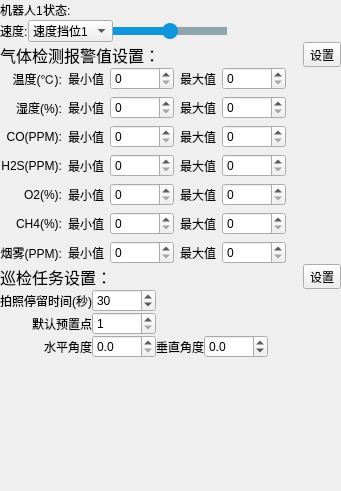
  <widget class="QWidget" name="widgetConfig" native="true">
   <property name="geometry">
    <rect>
     <x>640</x>
     <y>0</y>
     <width>341</width>
     <height>491</height>
    </rect>
   </property>
   <property name="maximumSize">
    <size>
     <width>360</width>
     <height>16777215</height>
    </size>
   </property>
   <property name="styleSheet">
    <string notr="true">QSpinBox::down-button {
subcontrol-origin: border;
subcontrol-position: left;
width: 16px;
height: 16px;
border-image: url(:/asset/HomeWindow/Speed_Sub.svg);
border-width: 1px;
}
QSpinBox::up-button {
subcontrol-origin: border;
subcontrol-position: right;
width: 16px;
height: 16px;
border-image: url(:/asset/HomeWindow/Speed_Add.svg);
border-width: 1px;
}

QDoubleSpinBox::down-button {
subcontrol-origin: border;
subcontrol-position: left;
width: 16px;
height: 16px;
border-image: url(:/asset/HomeWindow/Speed_Sub.svg);
border-width: 1px;
}
QDoubleSpinBox::up-button {
subcontrol-origin: border;
subcontrol-position: right;
width: 16px;
height: 16px;
border-image: url(:/asset/HomeWindow/Speed_Add.svg);
border-width: 1px;
}</string>
   </property>
   <layout class="QVBoxLayout" name="verticalLayout_4">
    <property name="spacing">
     <number>0</number>
    </property>
    <property name="leftMargin">
     <number>0</number>
    </property>
    <property name="topMargin">
     <number>0</number>
    </property>
    <property name="rightMargin">
     <number>0</number>
    </property>
    <property name="bottomMargin">
     <number>0</number>
    </property>
    <item>
     <layout class="QHBoxLayout" name="horizontalLayout_5">
      <item>
       <widget class="QLabel" name="label_robot_name">
        <property name="text">
         <string>机器人1</string>
        </property>
       </widget>
      </item>
      <item>
       <widget class="QLabel" name="label_robot_state">
        <property name="text">
         <string>状态:</string>
        </property>
       </widget>
      </item>
      <item>
       <spacer name="horizontalSpacer_4">
        <property name="orientation">
         <enum>Qt::Horizontal</enum>
        </property>
        <property name="sizeHint" stdset="0">
         <size>
          <width>40</width>
          <height>20</height>
         </size>
        </property>
       </spacer>
      </item>
     </layout>
    </item>
    <item>
     <layout class="QHBoxLayout" name="horizontalLayout_17" stretch="0,0,0,0">
      <item>
       <widget class="QLabel" name="label_robot_state_3">
        <property name="text">
         <string>速度:</string>
        </property>
       </widget>
      </item>
      <item>
       <widget class="QComboBox" name="comboBox_robot_speed">
        <item>
         <property name="text">
          <string>速度挡位1</string>
         </property>
        </item>
        <item>
         <property name="text">
          <string>速度挡位2</string>
         </property>
        </item>
        <item>
         <property name="text">
          <string>速度挡位3</string>
         </property>
        </item>
        <item>
         <property name="text">
          <string>速度挡位4</string>
         </property>
        </item>
        <item>
         <property name="text">
          <string>速度挡位5</string>
         </property>
        </item>
       </widget>
      </item>
      <item>
       <widget class="QSlider" name="horizontalSlider_robot_speed">
        <property name="sizePolicy">
         <sizepolicy hsizetype="Expanding" vsizetype="Preferred">
          <horstretch>0</horstretch>
          <verstretch>0</verstretch>
         </sizepolicy>
        </property>
        <property name="styleSheet">
         <string notr="true">QSlider::groove:horizontal {
	height: 8px;
	background-color: transparent;
}

QSlider::handle:horizontal {
	width: 16px;
	height: 16px;
	margin: -4px 0;
	border-radius: 8px;
	background-color: #1296db;
}

QSlider::handle:horizontal:hover {
	background-color: red;
}

QSlider::add-page:horizontal {
	background: rgb(144, 164, 174);
}

QSlider::sub-page:horizontal {
    background:#1296db;
}</string>
        </property>
        <property name="minimum">
         <number>0</number>
        </property>
        <property name="maximum">
         <number>4</number>
        </property>
        <property name="pageStep">
         <number>1</number>
        </property>
        <property name="value">
         <number>2</number>
        </property>
        <property name="orientation">
         <enum>Qt::Horizontal</enum>
        </property>
       </widget>
      </item>
      <item>
       <spacer name="horizontalSpacer_6">
        <property name="orientation">
         <enum>Qt::Horizontal</enum>
        </property>
        <property name="sizeHint" stdset="0">
         <size>
          <width>40</width>
          <height>20</height>
         </size>
        </property>
       </spacer>
      </item>
     </layout>
    </item>
    <item>
     <layout class="QHBoxLayout" name="horizontalLayout_6">
      <item>
       <widget class="QLabel" name="label_robot_state_2">
        <property name="font">
         <font>
          <pointsize>12</pointsize>
         </font>
        </property>
        <property name="text">
         <string>气体检测报警值设置：</string>
        </property>
       </widget>
      </item>
      <item>
       <spacer name="horizontalSpacer_16">
        <property name="orientation">
         <enum>Qt::Horizontal</enum>
        </property>
        <property name="sizeHint" stdset="0">
         <size>
          <width>40</width>
          <height>20</height>
         </size>
        </property>
       </spacer>
      </item>
      <item>
       <widget class="QToolButton" name="toolButton__gas_alarm_set">
        <property name="sizePolicy">
         <sizepolicy hsizetype="Preferred" vsizetype="Preferred">
          <horstretch>0</horstretch>
          <verstretch>0</verstretch>
         </sizepolicy>
        </property>
        <property name="text">
         <string>设置</string>
        </property>
       </widget>
      </item>
     </layout>
    </item>
    <item>
     <widget class="QWidget" name="widget_gas_alarm_setting" native="true">
      <property name="styleSheet">
       <string notr="true"/>
      </property>
      <layout class="QGridLayout" name="gridLayout">
       <property name="leftMargin">
        <number>0</number>
       </property>
       <property name="topMargin">
        <number>0</number>
       </property>
       <property name="rightMargin">
        <number>0</number>
       </property>
       <property name="bottomMargin">
        <number>0</number>
       </property>
       <item row="1" column="4">
        <widget class="QSpinBox" name="spinBox_robot_humidity_set_max"/>
       </item>
       <item row="2" column="1">
        <widget class="QLabel" name="label_robot_CO_set_min">
         <property name="text">
          <string>最小值</string>
         </property>
        </widget>
       </item>
       <item row="6" column="0">
        <widget class="QLabel" name="label_robot_CH4_set">
         <property name="text">
          <string>CH4(%):</string>
         </property>
         <property name="alignment">
          <set>Qt::AlignRight|Qt::AlignTrailing|Qt::AlignVCenter</set>
         </property>
        </widget>
       </item>
       <item row="5" column="1">
        <widget class="QLabel" name="label_robot_O2_set_min">
         <property name="text">
          <string>最小值</string>
         </property>
        </widget>
       </item>
       <item row="6" column="1">
        <widget class="QLabel" name="label_robot_CH4_set_min">
         <property name="text">
          <string>最小值</string>
         </property>
        </widget>
       </item>
       <item row="0" column="0">
        <widget class="QLabel" name="label_robot_temperature_set">
         <property name="text">
          <string>温度(℃):</string>
         </property>
         <property name="alignment">
          <set>Qt::AlignRight|Qt::AlignTrailing|Qt::AlignVCenter</set>
         </property>
        </widget>
       </item>
       <item row="0" column="5">
        <spacer name="horizontalSpacer_5">
         <property name="orientation">
          <enum>Qt::Horizontal</enum>
         </property>
         <property name="sizeHint" stdset="0">
          <size>
           <width>40</width>
           <height>20</height>
          </size>
         </property>
        </spacer>
       </item>
       <item row="0" column="2">
        <widget class="QSpinBox" name="spinBox_robot_temperature_set_min">
         <property name="minimumSize">
          <size>
           <width>64</width>
           <height>0</height>
          </size>
         </property>
        </widget>
       </item>
       <item row="7" column="1">
        <widget class="QLabel" name="label_robot_smoke_set_min">
         <property name="text">
          <string>最小值</string>
         </property>
        </widget>
       </item>
       <item row="5" column="2">
        <widget class="QSpinBox" name="spinBox_robot_O2_set_min"/>
       </item>
       <item row="1" column="2">
        <widget class="QSpinBox" name="spinBox_robot_humidity_set_min"/>
       </item>
       <item row="0" column="1">
        <widget class="QLabel" name="label_robot_temperature_set_min">
         <property name="text">
          <string>最小值</string>
         </property>
        </widget>
       </item>
       <item row="6" column="2">
        <widget class="QSpinBox" name="spinBox_robot_CH4_set_min"/>
       </item>
       <item row="0" column="3">
        <widget class="QLabel" name="label_robot_temperature_set_max">
         <property name="text">
          <string>最大值</string>
         </property>
        </widget>
       </item>
       <item row="2" column="2">
        <widget class="QSpinBox" name="spinBox_robot_CO_set_min"/>
       </item>
       <item row="1" column="3">
        <widget class="QLabel" name="label_robot_humidity_set_max">
         <property name="text">
          <string>最大值</string>
         </property>
        </widget>
       </item>
       <item row="4" column="1">
        <widget class="QLabel" name="label_robot_H2S_set_min">
         <property name="text">
          <string>最小值</string>
         </property>
        </widget>
       </item>
       <item row="2" column="5">
        <spacer name="horizontalSpacer_14">
         <property name="orientation">
          <enum>Qt::Horizontal</enum>
         </property>
         <property name="sizeHint" stdset="0">
          <size>
           <width>40</width>
           <height>20</height>
          </size>
         </property>
        </spacer>
       </item>
       <item row="2" column="4">
        <widget class="QSpinBox" name="spinBox_robot_CO_set_max"/>
       </item>
       <item row="1" column="0">
        <widget class="QLabel" name="label_robot_humidity_set">
         <property name="text">
          <string>湿度(%):</string>
         </property>
         <property name="alignment">
          <set>Qt::AlignRight|Qt::AlignTrailing|Qt::AlignVCenter</set>
         </property>
        </widget>
       </item>
       <item row="5" column="0">
        <widget class="QLabel" name="label_robot_O2_set">
         <property name="text">
          <string>O2(%):</string>
         </property>
         <property name="alignment">
          <set>Qt::AlignRight|Qt::AlignTrailing|Qt::AlignVCenter</set>
         </property>
        </widget>
       </item>
       <item row="4" column="2">
        <widget class="QSpinBox" name="spinBox_robot_H2S_set_min"/>
       </item>
       <item row="2" column="3">
        <widget class="QLabel" name="label_robot_CO_set_max">
         <property name="text">
          <string>最大值</string>
         </property>
        </widget>
       </item>
       <item row="1" column="5">
        <spacer name="horizontalSpacer_7">
         <property name="orientation">
          <enum>Qt::Horizontal</enum>
         </property>
         <property name="sizeHint" stdset="0">
          <size>
           <width>40</width>
           <height>20</height>
          </size>
         </property>
        </spacer>
       </item>
       <item row="0" column="4">
        <widget class="QSpinBox" name="spinBox_robot_temperature_set_max">
         <property name="minimumSize">
          <size>
           <width>64</width>
           <height>0</height>
          </size>
         </property>
        </widget>
       </item>
       <item row="4" column="0">
        <widget class="QLabel" name="label_robot_H2S_set">
         <property name="text">
          <string>H2S(PPM):</string>
         </property>
         <property name="alignment">
          <set>Qt::AlignRight|Qt::AlignTrailing|Qt::AlignVCenter</set>
         </property>
        </widget>
       </item>
       <item row="1" column="1">
        <widget class="QLabel" name="label_robot_humidity_set_min">
         <property name="text">
          <string>最小值</string>
         </property>
        </widget>
       </item>
       <item row="2" column="0">
        <widget class="QLabel" name="label_robot_CO_set">
         <property name="text">
          <string>CO(PPM):</string>
         </property>
         <property name="alignment">
          <set>Qt::AlignRight|Qt::AlignTrailing|Qt::AlignVCenter</set>
         </property>
        </widget>
       </item>
       <item row="7" column="0">
        <widget class="QLabel" name="label_robot_smoke_set">
         <property name="text">
          <string>烟雾(PPM):</string>
         </property>
         <property name="alignment">
          <set>Qt::AlignRight|Qt::AlignTrailing|Qt::AlignVCenter</set>
         </property>
        </widget>
       </item>
       <item row="7" column="2">
        <widget class="QSpinBox" name="spinBox_robot_smoke_set_min"/>
       </item>
       <item row="4" column="3">
        <widget class="QLabel" name="label_robot_H2S_set_max">
         <property name="text">
          <string>最大值</string>
         </property>
        </widget>
       </item>
       <item row="4" column="4">
        <widget class="QSpinBox" name="spinBox_robot_H2S_set_max"/>
       </item>
       <item row="5" column="3">
        <widget class="QLabel" name="label_robot_O2_set_max">
         <property name="text">
          <string>最大值</string>
         </property>
        </widget>
       </item>
       <item row="6" column="3">
        <widget class="QLabel" name="label_robot_CH4_set_max">
         <property name="text">
          <string>最大值</string>
         </property>
        </widget>
       </item>
       <item row="7" column="3">
        <widget class="QLabel" name="label_robot_smoke_set_max">
         <property name="text">
          <string>最大值</string>
         </property>
        </widget>
       </item>
       <item row="5" column="4">
        <widget class="QSpinBox" name="spinBox_robot_O2_set_max"/>
       </item>
       <item row="6" column="4">
        <widget class="QSpinBox" name="spinBox_robot_CH4_set_max"/>
       </item>
       <item row="7" column="4">
        <widget class="QSpinBox" name="spinBox_robot_smoke_set_max"/>
       </item>
       <item row="4" column="5">
        <spacer name="horizontalSpacer_10">
         <property name="orientation">
          <enum>Qt::Horizontal</enum>
         </property>
         <property name="sizeHint" stdset="0">
          <size>
           <width>40</width>
           <height>20</height>
          </size>
         </property>
        </spacer>
       </item>
       <item row="5" column="5">
        <spacer name="horizontalSpacer_12">
         <property name="orientation">
          <enum>Qt::Horizontal</enum>
         </property>
         <property name="sizeHint" stdset="0">
          <size>
           <width>40</width>
           <height>20</height>
          </size>
         </property>
        </spacer>
       </item>
       <item row="6" column="5">
        <spacer name="horizontalSpacer_13">
         <property name="orientation">
          <enum>Qt::Horizontal</enum>
         </property>
         <property name="sizeHint" stdset="0">
          <size>
           <width>40</width>
           <height>20</height>
          </size>
         </property>
        </spacer>
       </item>
       <item row="7" column="5">
        <spacer name="horizontalSpacer_11">
         <property name="orientation">
          <enum>Qt::Horizontal</enum>
         </property>
         <property name="sizeHint" stdset="0">
          <size>
           <width>40</width>
           <height>20</height>
          </size>
         </property>
        </spacer>
       </item>
      </layout>
     </widget>
    </item>
    <item>
     <layout class="QHBoxLayout" name="horizontalLayout_9">
      <item>
       <widget class="QLabel" name="label_robot_state_4">
        <property name="font">
         <font>
          <pointsize>12</pointsize>
         </font>
        </property>
        <property name="text">
         <string>巡检任务设置：</string>
        </property>
       </widget>
      </item>
      <item>
       <spacer name="horizontalSpacer_15">
        <property name="orientation">
         <enum>Qt::Horizontal</enum>
        </property>
        <property name="sizeHint" stdset="0">
         <size>
          <width>40</width>
          <height>20</height>
         </size>
        </property>
       </spacer>
      </item>
      <item>
       <widget class="QToolButton" name="toolButton_vision_default_set">
        <property name="sizePolicy">
         <sizepolicy hsizetype="Preferred" vsizetype="Preferred">
          <horstretch>0</horstretch>
          <verstretch>0</verstretch>
         </sizepolicy>
        </property>
        <property name="text">
         <string>设置</string>
        </property>
       </widget>
      </item>
     </layout>
    </item>
    <item>
     <layout class="QGridLayout" name="gridLayout_vision_default">
      <property name="spacing">
       <number>0</number>
      </property>
      <item row="1" column="0">
       <widget class="QLabel" name="label_robot_temperature_set_min_2">
        <property name="text">
         <string>默认预置点</string>
        </property>
        <property name="alignment">
         <set>Qt::AlignRight|Qt::AlignTrailing|Qt::AlignVCenter</set>
        </property>
       </widget>
      </item>
      <item row="3" column="2">
       <widget class="QDoubleSpinBox" name="doubleSpinBox_vision_default_PTZPOS_wPanPos">
        <property name="minimumSize">
         <size>
          <width>64</width>
          <height>0</height>
         </size>
        </property>
        <property name="decimals">
         <number>1</number>
        </property>
        <property name="maximum">
         <double>360.000000000000000</double>
        </property>
       </widget>
      </item>
      <item row="1" column="2">
       <widget class="QSpinBox" name="spinBox_vision_default_PTZPreset_dwPresetIndex">
        <property name="minimumSize">
         <size>
          <width>64</width>
          <height>0</height>
         </size>
        </property>
        <property name="minimum">
         <number>1</number>
        </property>
        <property name="maximum">
         <number>300</number>
        </property>
       </widget>
      </item>
      <item row="0" column="0">
       <widget class="QLabel" name="label_robot_temperature_set_min_3">
        <property name="text">
         <string>拍照停留时间(秒)</string>
        </property>
        <property name="alignment">
         <set>Qt::AlignRight|Qt::AlignTrailing|Qt::AlignVCenter</set>
        </property>
       </widget>
      </item>
      <item row="0" column="2">
       <widget class="QSpinBox" name="spinBox_vision_wait_default">
        <property name="minimumSize">
         <size>
          <width>64</width>
          <height>0</height>
         </size>
        </property>
        <property name="singleStep">
         <number>1</number>
        </property>
        <property name="value">
         <number>30</number>
        </property>
       </widget>
      </item>
      <item row="3" column="4">
       <widget class="QDoubleSpinBox" name="doubleSpinBox_vision_default_PTZPOS_wTiltPos">
        <property name="minimumSize">
         <size>
          <width>64</width>
          <height>0</height>
         </size>
        </property>
        <property name="decimals">
         <number>1</number>
        </property>
        <property name="minimum">
         <double>-90.000000000000000</double>
        </property>
        <property name="maximum">
         <double>90.000000000000000</double>
        </property>
       </widget>
      </item>
      <item row="3" column="0">
       <widget class="QLabel" name="label_robot_temperature_set_min_4">
        <property name="text">
         <string>水平角度</string>
        </property>
        <property name="alignment">
         <set>Qt::AlignRight|Qt::AlignTrailing|Qt::AlignVCenter</set>
        </property>
       </widget>
      </item>
      <item row="3" column="3">
       <widget class="QLabel" name="label_robot_temperature_set_min_5">
        <property name="text">
         <string>垂直角度</string>
        </property>
        <property name="alignment">
         <set>Qt::AlignRight|Qt::AlignTrailing|Qt::AlignVCenter</set>
        </property>
       </widget>
      </item>
      <item row="0" column="5">
       <spacer name="horizontalSpacer_18">
        <property name="orientation">
         <enum>Qt::Horizontal</enum>
        </property>
        <property name="sizeHint" stdset="0">
         <size>
          <width>40</width>
          <height>20</height>
         </size>
        </property>
       </spacer>
      </item>
      <item row="3" column="5">
       <spacer name="horizontalSpacer_17">
        <property name="orientation">
         <enum>Qt::Horizontal</enum>
        </property>
        <property name="sizeHint" stdset="0">
         <size>
          <width>40</width>
          <height>20</height>
         </size>
        </property>
       </spacer>
      </item>
      <item row="1" column="5">
       <spacer name="horizontalSpacer_19">
        <property name="orientation">
         <enum>Qt::Horizontal</enum>
        </property>
        <property name="sizeHint" stdset="0">
         <size>
          <width>40</width>
          <height>20</height>
         </size>
        </property>
       </spacer>
      </item>
     </layout>
    </item>
    <item>
     <spacer name="verticalSpacer">
      <property name="orientation">
       <enum>Qt::Vertical</enum>
      </property>
      <property name="sizeHint" stdset="0">
       <size>
        <width>20</width>
        <height>40</height>
       </size>
      </property>
     </spacer>
    </item>
   </layout>
  </widget>
